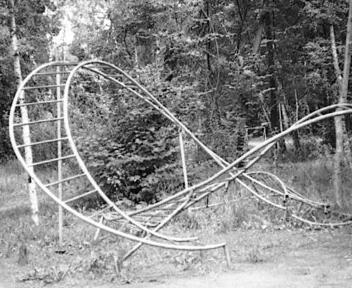
#> input picture as2/as2_task_0/pic1.pgm, 352 x 288 px
$ python sobel.py   (older library calls are emulated)
#> lines starting #> are read from the running program, lines starting #| are printed output that depends on the picture
import cv2
import numpy as np

# Load the PGM image in grayscale mode
input_filename = "pic1.pgm"  # Replace with your PGM file
output_filename = "output_sobel.pgm"

# Read the image in grayscale
image = cv2.imread(input_filename, cv2.IMREAD_GRAYSCALE)
#> image is the input picture: shape (288, 352); min 0, max 255, mean 136.6

# Apply Sobel filter in x and y directions
sobel_x = cv2.Sobel(image, cv2.CV_64F, 1, 0, ksize=3)  # Sobel in x direction
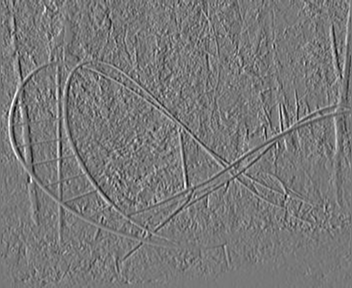
#> sobel_x: shape (288, 352) float64; min -799, max 887, mean -0.1; drawn with min black and max white
sobel_y = cv2.Sobel(image, cv2.CV_64F, 0, 1, ksize=3)  # Sobel in y direction
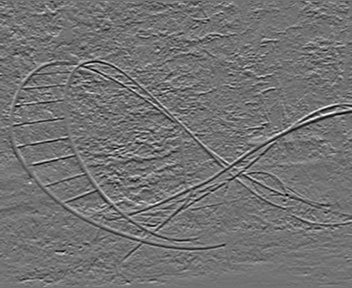
#> sobel_y: shape (288, 352) float64; min -745, max 914, mean 3; drawn with min black and max white

# Compute the gradient magnitude
sobel_magnitude = cv2.magnitude(sobel_x, sobel_y)
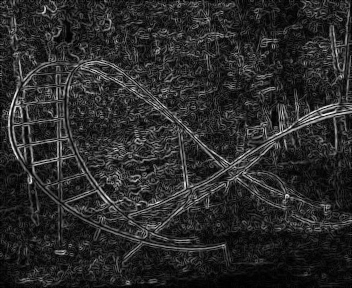
#> sobel_magnitude: shape (288, 352) float64; min 0, max 929, mean 155.5; drawn with min black and max white

# Normalize and convert to 8-bit format
sobel_magnitude = np.clip(sobel_magnitude, 0, 255).astype(np.uint8)
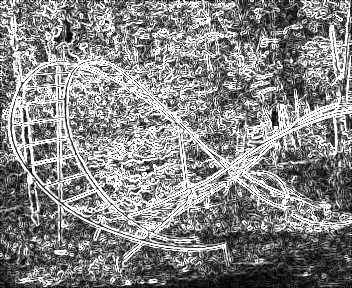
#> sobel_magnitude: shape (288, 352); min 0, max 255, mean 135.1

# Save the result as a new PGM image
cv2.imwrite(output_filename, sobel_magnitude)

print(f"Sobel-filtered image saved as {output_filename}")
